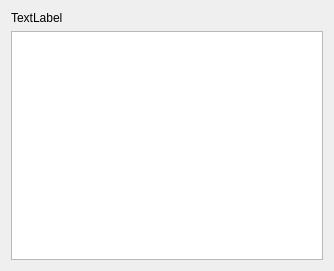
<?xml version="1.0" encoding="UTF-8"?>
<ui version="4.0">
 <class>MapField</class>
 <widget class="QWidget" name="MapField">
  <property name="geometry">
   <rect>
    <x>0</x>
    <y>0</y>
    <width>334</width>
    <height>271</height>
   </rect>
  </property>
  <property name="windowTitle">
   <string>Form</string>
  </property>
  <layout class="QVBoxLayout" name="verticalLayout">
   <item>
    <widget class="QLabel" name="label">
     <property name="text">
      <string>TextLabel</string>
     </property>
    </widget>
   </item>
   <item>
    <widget class="QTreeWidget" name="treeWidget">
     <property name="rootIsDecorated">
      <bool>false</bool>
     </property>
     <property name="columnCount">
      <number>2</number>
     </property>
     <attribute name="headerVisible">
      <bool>false</bool>
     </attribute>
     <column>
      <property name="text">
       <string notr="true">Keys</string>
      </property>
     </column>
     <column>
      <property name="text">
       <string notr="true">Values</string>
      </property>
     </column>
    </widget>
   </item>
  </layout>
 </widget>
 <resources/>
 <connections/>
</ui>
